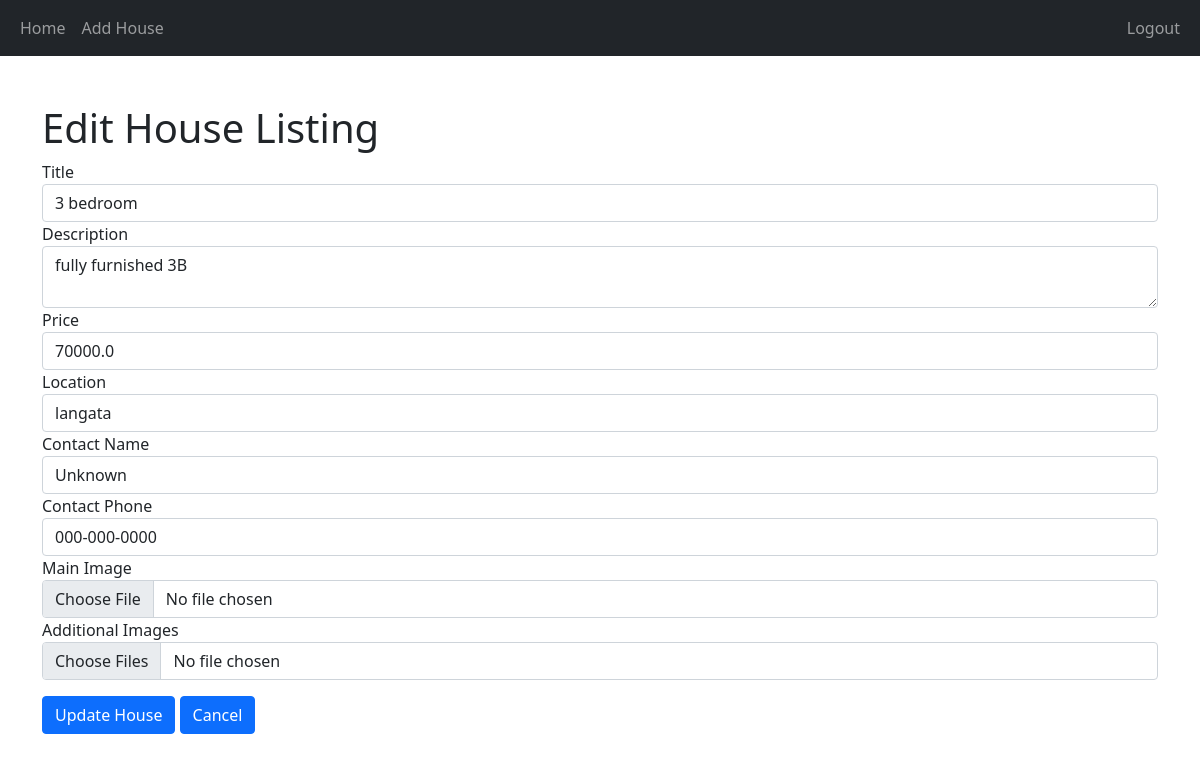
Page /edit/4 (signed in) on the committed database.
### app.py (models this page shows, shortened)
class House(db.Model):
    id = db.Column(db.Integer, primary_key=True)
    title = db.Column(db.String(100), nullable=False)
    description = db.Column(db.Text, nullable=False)
    price = db.Column(db.Float, nullable=False)
    location = db.Column(db.String(100), nullable=False)
    image_file = db.Column(db.String(120), nullable=True)
    contact_name = db.Column(db.String(100), nullable=False)
    contact_phone = db.Column(db.String(15), nullable=False)
    additional_images = db.Column(db.Text, nullable=True)

### app.py (the view, shortened to what this page needs)
@app.route('/edit/<int:id>', methods=['GET', 'POST'])
@login_required
def edit_house(id):
    if not current_user.is_admin:
        return "Access Denied", 403
    house = House.query.get_or_404(id)
    return render_template('edit_house.html', house=house)

### app.py (called while the page is built)
@login_manager.user_loader
def load_user(user_id):
    return User.query.get(int(user_id))

### templates/edit_house.html (shortened to what this page needs)
{% extends 'base.html' %}
{% block content %}
<h1>Edit House Listing</h1>
<form method="POST" enctype="multipart/form-data">
    <div class="form-group">
        <label for="title">Title</label>
        <input type="text" class="form-control" id="title" name="title" value="{{ house.title }}" required>
    </div>
    <div class="form-group">
        <label for="description">Description</label>
        <textarea class="form-control" id="description" name="description" required>{{ house.description }}</textarea>
    </div>
    <div class="form-group">
        <label for="price">Price</label>
        <input type="number" class="form-control" id="price" name="price" value="{{ house.price }}" required>
    </div>
    <div class="form-group">
        <label for="location">Location</label>
        <input type="text" class="form-control" id="location" name="location" value="{{ house.location }}" required>
    </div>
    <div class="form-group">
        <label for="contact_name">Contact Name</label>
        <input type="text" class="form-control" name="contact_name" value="{{ house.contact_name }}" required>
    </div>
    <div class="form-group">
        <label for="contact_phone">Contact Phone</label>
        <input type="text" class="form-control" name="contact_phone" value="{{ house.contact_phone }}" required>
    </div>
    <div class="form-group">
        <label for="image_file">Main Image</label>
        <input type="file" class="form-control" name="image_file">
    </div>
    <div class="form-group">
        <label for="additional_images">Additional Images</label>
        <input type="file" class="form-control" name="additional_images" multiple>
    </div>
    <div class="form-group">
        <button type="submit" class="btn btn-primary mt-3">Update House</button>
        <a href="{{ url_for('index') }}" class="btn btn-primary mt-3 ">Cancel</a>
    </div>
</form>
{% endblock %}

### rows in the picture
House: title "3 bedroom", description "fully furnished 3B", price "70000.0", location "langata", contact_name "Unknown", contact_phone "000-000-0000"
